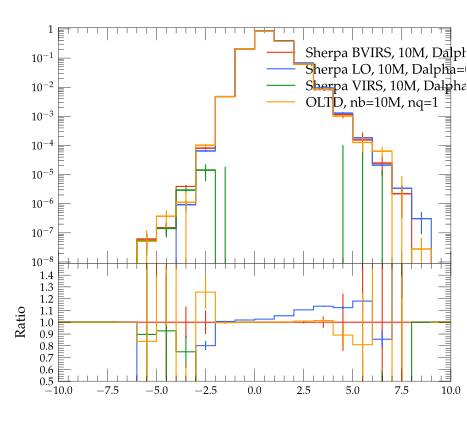

The script that saved this image:
#! /usr/bin/env python

# This Python script was auto-generated using YODA v2.0.0.
# Analysis object: /evtb/cutEg_jb_y
# Timestamp: 15-04-2024 (14:31:35)

import matplotlib as mpl
import matplotlib.pyplot as plt
mpl.use('Agg') # comment out for interactive use
import os
import numpy as np

plotDir = os.path.split(os.path.realpath(__file__))[0]
if 'YODA_USER_PLOT_PATH' in globals():
    plot_outdir = globals()['YODA_USER_PLOT_PATH']
else:
    plot_outdir = plotDir

#plot style
plt.style.use(os.path.join(plotDir, '../default.mplstyle'))
# plot metadata
figW, figH = plt.rcParams['figure.figsize']
ax_xLabel = r''
ax_yLabel = r''
ax_title  = r''
ax_xScale = 'linear'
ax_yScale = 'log'
xLims = (-10.0, 10.0)
yLims = (9.000000000000001e-09, 1.1)

# TeX-friendly labels for the legend
labels = [ r"Sherpa BVIRS, 10M, Dalpha=0.01", r"Sherpa LO, 10M, Dalpha=0.01", r"Sherpa VIRS, 10M, Dalpha=0.01", r"OLTD, nb=10M, nq=1" ]

# Create figure and axis objects
fig, (ax, ratio0_ax) = plt.subplots(2, 1, sharex=True,
                  figsize=(figW,figH), gridspec_kw={'height_ratios': (2, 1)})
ratio0_ax.yaxis.set_major_locator(mpl.ticker.MultipleLocator(0.1))
ratio0_ax.set_ylim(0.5, 1.4999)
ratio0_ax.set_ylabel('Ratio')

# LineColor map: curve index -> color
linecolors = {0: '#EE3311', 1: '#3366FF', 2: '#109618', 3: '#FF9900'}
# the numerical data is stored in a separate file
dataf = dict()
prefix = os.path.split(__file__)[0]
if prefix:    prefix = prefix + '/'
exec(open(prefix+'cutEg_jb_y__data.py').read(), dataf)


legend_handles = [] # keep track of handles for the legend

# style options for curves
# starts at zorder>=5 to draw curve on top of legend
styles = {
  'curve0': {
    'color' : linecolors[0],
    'linestyle' : '-',
    'marker' : 'o',
    'zorder' : 5,
    'histstyle' : True,
  },
  'curve1': {
    'color' : linecolors[1],
    'linestyle' : '-',
    'marker' : 'o',
    'zorder' : 6,
    'histstyle' : True,
  },
  'curve2': {
    'color' : linecolors[2],
    'linestyle' : '-',
    'marker' : 'o',
    'zorder' : 7,
    'histstyle' : True,
  },
  'curve3': {
    'color' : linecolors[3],
    'linestyle' : '-',
    'marker' : 'o',
    'zorder' : 8,
    'histstyle' : True,
  },
}
# curve from input yoda files in main panel
for label in dataf['yvals'].keys():
    if all(np.isnan(v) for v in dataf['yvals'][label]):
        continue
    tmp = None
    if styles[label]['histstyle']: # draw as histogram
        tmp, = ax.plot(dataf['xedges'], dataf['yedges'][label],
                       color=styles[label]['color'],
                       linestyle=styles[label]['linestyle'],
                       drawstyle='steps-pre', solid_joinstyle='miter',
                       zorder=styles[label]['zorder'], label=label)
        ax.errorbar(dataf['xpoints'], dataf['yvals'][label], color=styles[label]['color'],
                    xerr=dataf['xerrs'], yerr=[dataf['ydowns'][label], dataf['yups'][label]],
                    linestyle='none', zorder=styles[label]['zorder'])
    else: # draw as scatter
        tmp = ax.errorbar(dataf['xpoints'], dataf['yvals'][label],
                          xerr=dataf['xerrs'],
                          yerr=[ dataf['ydowns'][label],
                          dataf['yups'][label] ],
                          fmt=styles[label]['marker'],
                          ecolor=styles[label]['color'],
                          color=styles[label]['color'], zorder=2)
        tmp[-1][0].set_linestyle(styles[label]['linestyle'])
    legend_handles += [tmp]
    for varLabel in dataf['variation_yvals'].keys():
        if varLabel.startswith(label):
            tmp, = ax.plot(dataf['xedges'], dataf['variation_yvals'][varLabel],
                           color=styles[label]['color'],
                           linestyle=styles[label]['linestyle'],
                           drawstyle='steps-pre', solid_joinstyle='miter',
                           zorder=styles[label]['zorder'], alpha=0.5)


# plots on ratio panel
# curve from input yoda files in ratio panel
for label, yvals in dataf['ratio0_yvals'].items():
    if all(np.isnan(v) for v in yvals):
        continue
    if styles[label]['histstyle']: # plot as histogram
        ratio0_ax.plot(dataf['xedges'], yvals,
                       color=styles[label]['color'],
                       linestyle=styles[label]['linestyle'],
                       drawstyle='steps-pre', zorder=1,
                       solid_joinstyle='miter')
        ratio0_ax.vlines(dataf['xpoints'],
                         dataf['ratio0_ymin'][label],
                         dataf['ratio0_ymax'][label],
                         color=styles[label]['color'], zorder=1)
    else: # plot as scatter
        tmp = ratio0_ax.errorbar(dataf['xpoints'],
                                 yvals, xerr=dataf['xerrs'],
                                 yerr=dataf['ratio0_yerrs'][label],
                                 fmt=styles[label]['marker'],
                                 ecolor=styles[label]['color'],
                                 color=styles[label]['color'])
        tmp[-1][0].set_linestyle(styles[label]['linestyle'])

    for varlabel in dataf['ratio0_variation_vals'].keys():
        if varlabel.startswith(label):
            ratio0_ax.plot(dataf['xedges'],
                            dataf['ratio0_variation_vals'][varlabel],
                            color=styles[label]['color'],
                            linestyle=styles[label]['linestyle'],
                            drawstyle='steps-pre', solid_joinstyle='miter',
                            zorder=1, alpha=0.5)

legend_pos = (0.5, 0.97)
ax.legend(legend_handles, labels, loc='upper left', bbox_to_anchor=legend_pos)

# set plot metadata as defined above
ratio0_ax.set_xlabel(ax_xLabel)
ratio0_ax.xaxis.set_label_coords(1., -.15)
ax.set_ylabel(ax_yLabel, loc='top')
ax.set_title(ax_title, loc='left')
ax.set_xscale(ax_xScale)
ax.set_yscale(ax_yScale)
ax.set_xlim(xLims)
ax.set_ylim(yLims)

# tick formatting
plt.rcParams['xtick.top'] = True
plt.rcParams['ytick.right'] = True
ax.yaxis.set_major_locator(mpl.ticker.LogLocator(base=10.0, numticks=np.inf))
ax.yaxis.set_minor_locator(mpl.ticker.LogLocator(
                           base=10.0, subs=np.arange(0.1, 1, 0.1), numticks=np.inf))
fig.align_ylabels((ax, ratio0_ax))
plt.savefig(os.path.join(plot_outdir, 'cutEg_jb_y.pdf'), format='PDF')
plt.savefig(os.path.join(plot_outdir, 'cutEg_jb_y.png'), format='PNG')

plt.close(fig)
